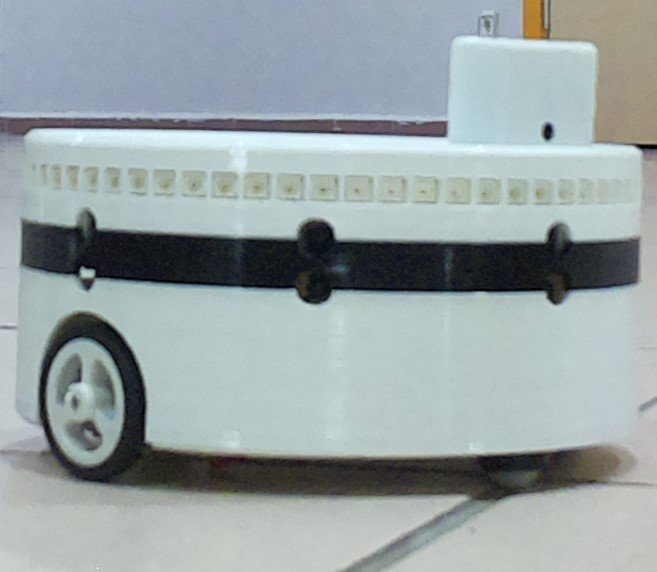
#> input picture Konsol2/input/30.jpg, 657 x 572 px, found by its file name
$ python dikdortgenicinealma.py
#> lines starting #> are read from the running program, lines starting #| are printed output that depends on the picture; after the words box and inside, x2 and y2 are one past the last pixel; in counts of white or black regions, pixels touching at a corner belong together
import cv2
import numpy as np

def are_points_close(point1, point2, threshold=5):
    x1, y1 = point1
    x2, y2 = point2
    return abs(x1 - x2) <= threshold and abs(y1 - y2) <= threshold

def filter_edges_by_orientation(edges, orientation, angle_threshold=10):
    filtered_edges = []

    for edge in edges:
        x1, y1 = edge[0]
        x2, y2 = edge[1]

        # Hesaplanan eğim
        angle = np.arctan2(y2 - y1, x2 - x1) * (180 / np.pi)

        # Eğim aralığı kontrolü
        if orientation == 'horizontal' and abs(angle) < angle_threshold:
            filtered_edges.append(edge)
        elif orientation == 'vertical' and abs(angle - 90) < angle_threshold:
            filtered_edges.append(edge)

    return filtered_edges

# Görüntüyü oku
image_path = r'C:\Users\safak\Desktop\yandan kirpilmis\30.jpg'
image = cv2.imread(image_path)
#> image is the input picture: shape (572, 657, 3); mean B, G, R 164.6, 162.9, 152.2

# Görüntüyü gri tonlamaya çevir
gray_image = cv2.cvtColor(image, cv2.COLOR_BGR2GRAY)
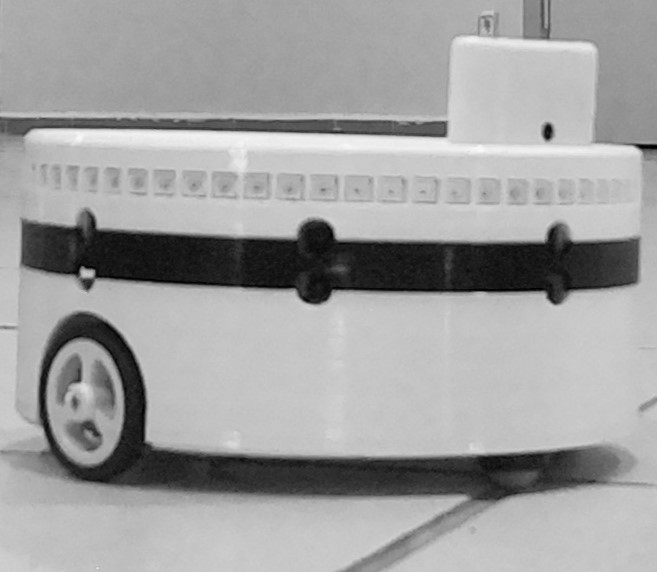
#> gray_image: shape (572, 657); min 0, max 249, mean 159.9

# Gaussian düzeltme için kernel boyutu ve standart sapma ayarları
kernel_size = (5, 5)  # Kernel boyutu, örneğin (5, 5)
sigma = 1.0           # Gaussian dağılımının standart sapması

# Gaussian düzeltme uygula
smoothed_image = cv2.GaussianBlur(gray_image, kernel_size, sigma)

# Canny Edge Detection
edges = cv2.Canny(smoothed_image, 50, 150)  # Eşik değerlerini ihtiyacınıza göre ayarlayın
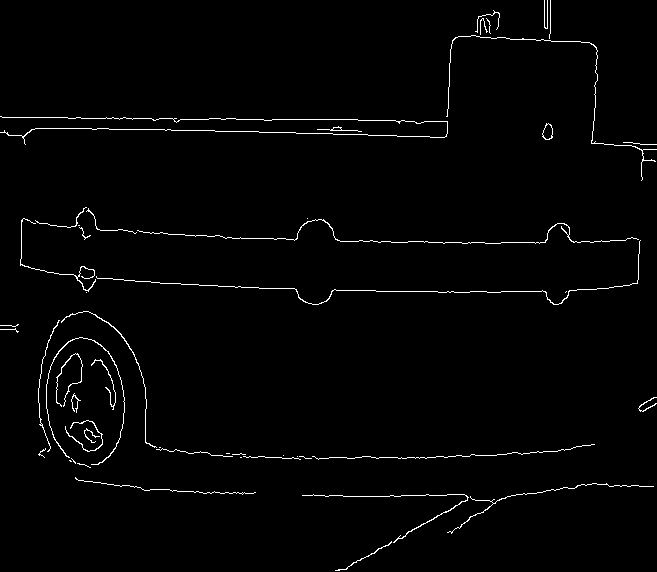
#> edges: shape (572, 657); 1.6% white in thin lines or dots

# Hough dönüşümü için parametre ayarları
rho = 1              # Dönüşüm parametre
theta = np.pi / 180  # Dönüşüm parametre
threshold = 30       # Eşik değeri
min_line_length = 100  # Minimum çizgi uzunluğu
max_line_gap = 5      # Maksimum boşluk

# Hough dönüşümü uygula
lines = cv2.HoughLinesP(edges, rho, theta, threshold, np.array([]), min_line_length, max_line_gap)
#> lines = [[0, 116, 118, 118]]

# Kenarları belirleyen çizgileri saklamak için boş bir liste oluştur
detected_edges = []

# Hough dönüşümü sonuçlarını orijinal görüntü üzerine çiz ve uygun kenarları kaydet
for line in lines:
    x1, y1, x2, y2 = line[0]
    cv2.line(image, (x1, y1), (x2, y2), (0, 255, 0), 2)
    # Kenarları saklama
    detected_edges.append(((x1, y1), (x2, y2)))
#> this loop made 1 pass
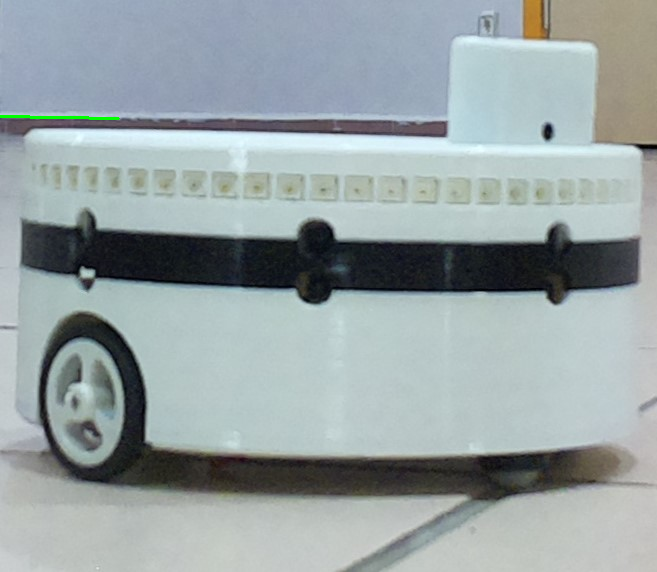
#> image: shape (572, 657, 3); 0.1% of pixels changed, all inside (x1, y1, x2, y2) = (0, 115, 120, 120)
#> after the loop, detected_edges = [((0, 116), (118, 118))]

# Yatay kenarları filtrele
horizontal_edges = filter_edges_by_orientation(detected_edges, 'horizontal', angle_threshold=10)
#> the loop in filter_edges_by_orientation, `for edge in edges:` made 1 pass
#> (x1, y1, x2, y2, angle) on pass 1: (0, 116, 118, 118, 0.971)
#> horizontal_edges = [((0, 116), (118, 118))]

# Dikey kenarları filtrele
vertical_edges = filter_edges_by_orientation(detected_edges, 'vertical', angle_threshold=10)
#> the loop in filter_edges_by_orientation (call 2), `for edge in edges:` made 1 pass
#> vertical_edges = []

# Filtrelenmiş yatay kenarları ve dikey kenarları içeren dikdörtgeni çiz
rect_image = image.copy()

# Filtrelenmiş yatay kenarları içeren dikdörtgen
if horizontal_edges:
    min_x = min(min(p[0][0], p[1][0]) for p in horizontal_edges)
#> min_x = 0
    max_x = max(max(p[0][0], p[1][0]) for p in horizontal_edges)
#> max_x = 118
    min_y = min(min(p[0][1], p[1][1]) for p in horizontal_edges)
#> min_y = 116
    max_y = max(max(p[0][1], p[1][1]) for p in horizontal_edges)
#> max_y = 118
    cv2.rectangle(rect_image, (min_x, min_y), (max_x, max_y), (255, 0, 0), 2)
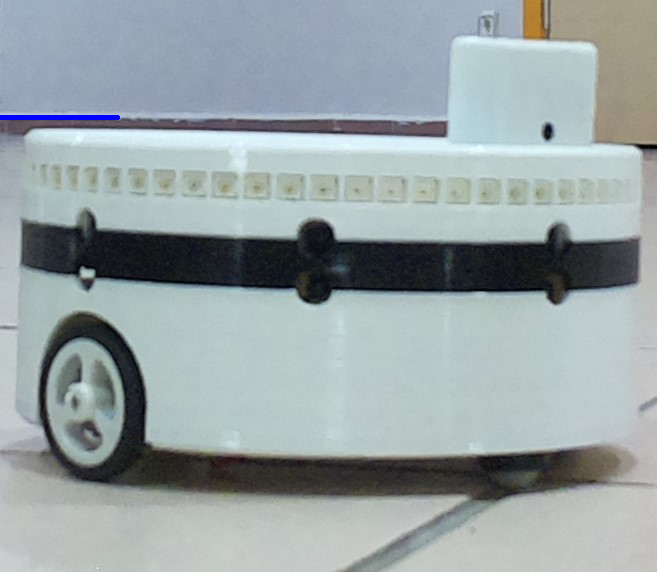
#> rect_image: shape (572, 657, 3); 0.16% of pixels changed, all inside (x1, y1, x2, y2) = (0, 115, 120, 120)

# Filtrelenmiş dikey kenarları içeren dikdörtgen
if vertical_edges:
    min_x = min(min(p[0][0], p[1][0]) for p in vertical_edges)
    max_x = max(max(p[0][0], p[1][0]) for p in vertical_edges)
    min_y = min(min(p[0][1], p[1][1]) for p in vertical_edges)
    max_y = max(max(p[0][1], p[1][1]) for p in vertical_edges)
    cv2.rectangle(rect_image, (min_x, min_y), (max_x, max_y), (0, 0, 255), 2)

# Orijinal, kenarlar, düzeltilmiş ve filtrelenmiş görüntüyü göster
cv2.imshow('Filtered Horizontal and Vertical Edges with Rectangles', rect_image)
cv2.waitKey(0)
cv2.destroyAllWindows()

$ run again, with Konsol2/input/1.jpg copied over Konsol2/input/30.jpg
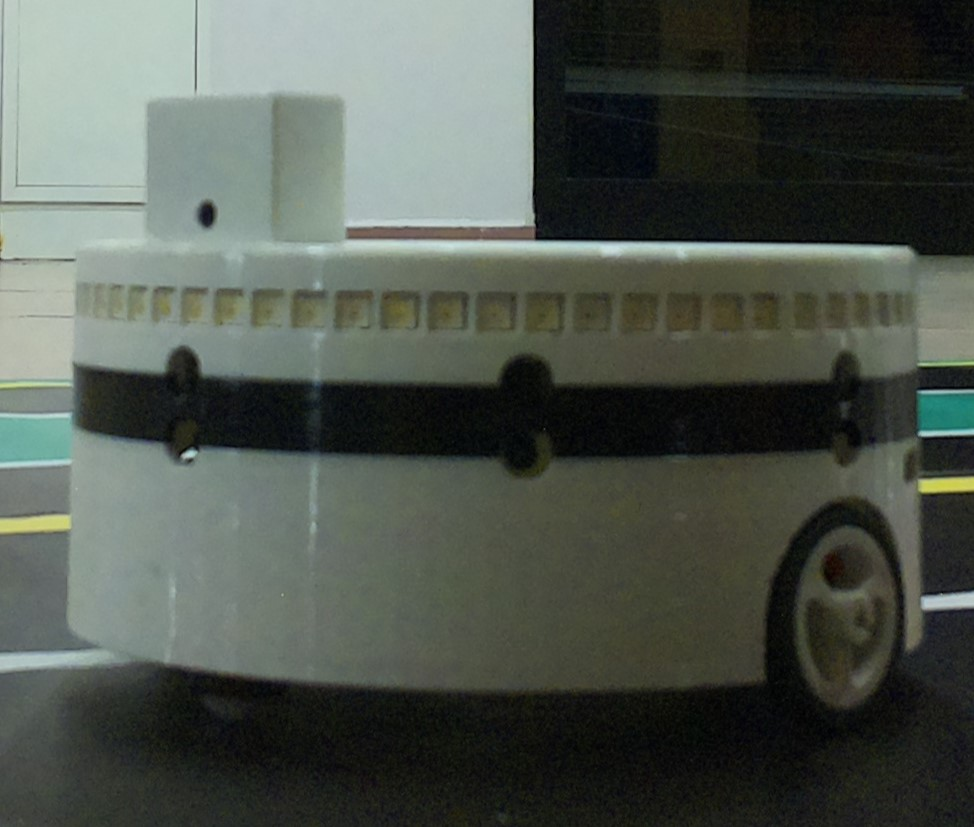
#> input picture Konsol2/input/1.jpg, 974 x 827 px, found by its file name
#> image is the input picture: shape (827, 974, 3); mean B, G, R 78, 85.8, 79.1
#> `edges = cv2.Canny(smoothed_image, 50, 150)`:
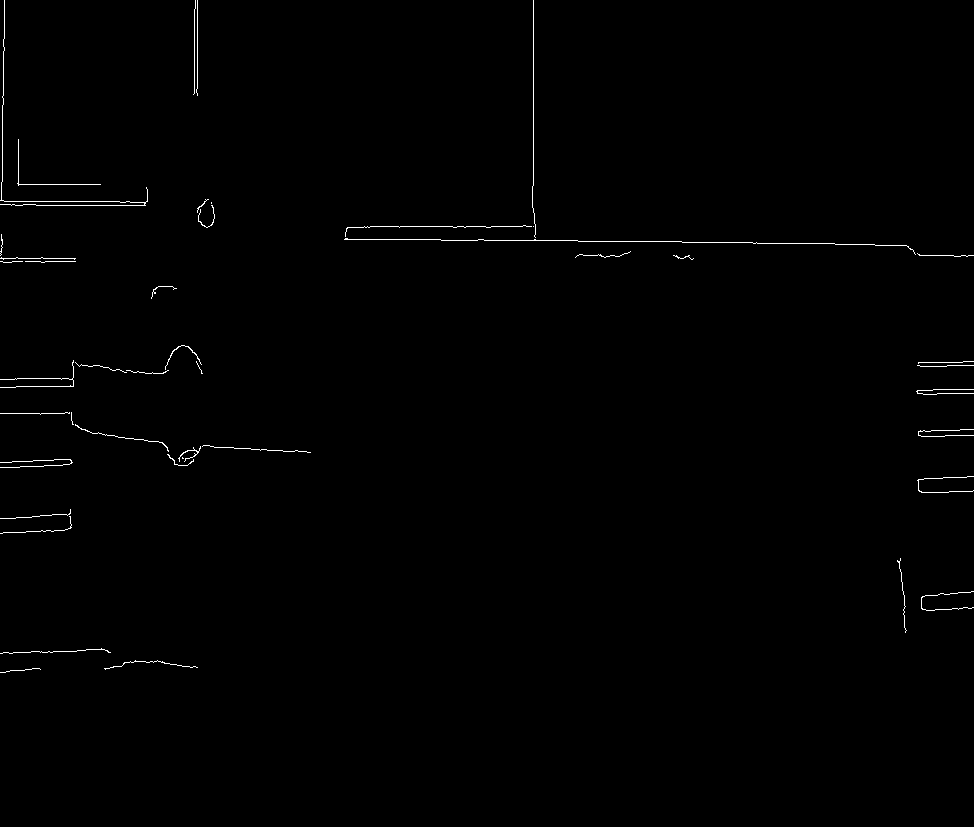
#> edges: shape (827, 974); 0.53% white in thin lines or dots, all inside (x1, y1, x2, y2) = (0, 0, 974, 673)
#> lines = [[703, 242, 816, 243], [533, 185, 533, 0], [364, 226, 535, 226], [578, 241, 681, 241], [4, 201, 119, 201], [36, 205, 145, 205]]
#> the loop `for line in lines:` made 6 passes
#> after the loop `for line in lines:`: detected_edges = [((703, 242), (816, 243)), ((533, 185), (533, 0)), ((364, 226), (535, 226)), ((578, 241), (681, 241)), ((4, 201), (119, 201)), ((36, 205), (145, 205))]
#> the loop in filter_edges_by_orientation, `for edge in edges:` made 6 passes
#> (x1, y1, x2, y2, angle) on passes 1 to 6: (703, 242, 816, 243, 0.507), (533, 185, 533, 0, -90), (364, 226, 535, 226, 0), (578, 241, 681, 241, 0), (4, 201, 119, 201, 0), (36, 205, 145, 205, 0)
#> after the loop in filter_edges_by_orientation, `for edge in edges:`: filtered_edges = [((703, 242), (816, 243)), ((364, 226), (535, 226)), ((578, 241), (681, 241)), ((4, 201), (119, 201)), ((36, 205), (145, 205))]
#> horizontal_edges has the same summary as filtered_edges in filter_edges_by_orientation
#> the loop in filter_edges_by_orientation (call 2), `for edge in edges:` made 6 passes
#> vertical_edges = []
#> min_x = 4
#> max_x = 816
#> min_y = 201
#> max_y = 243
#> `cv2.rectangle(rect_image, (min_x, min_y), (max_x, max_y), (255, 0, 0),..`:
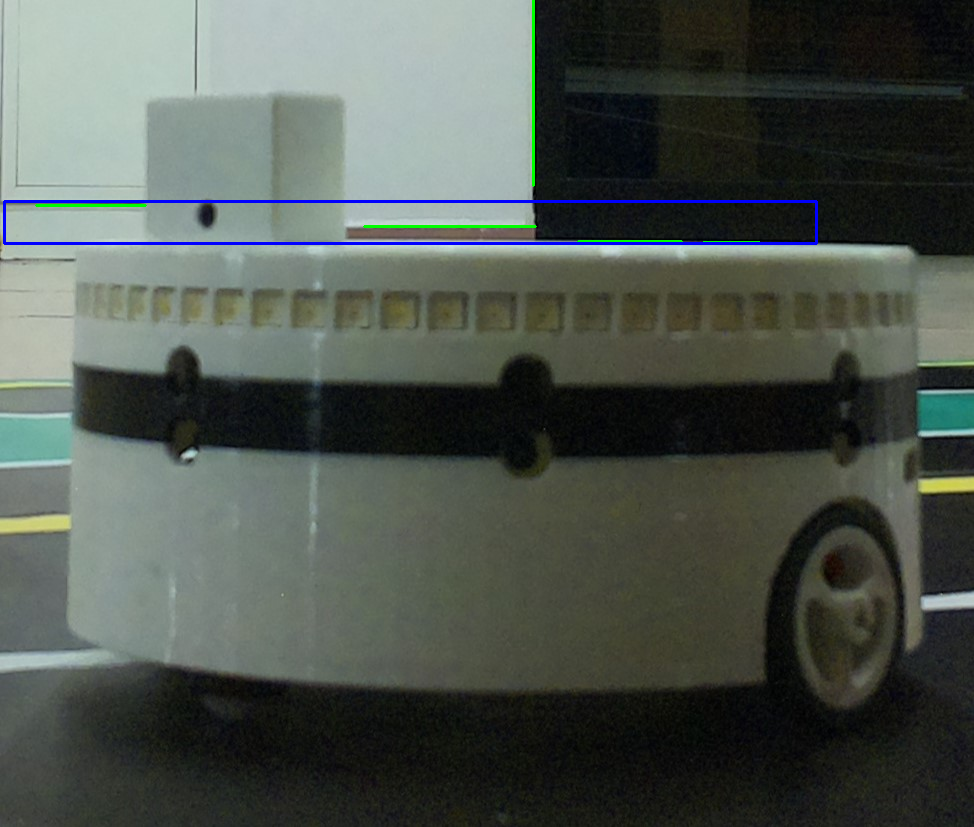
#> rect_image: shape (827, 974, 3); mean B, G, R 78.6, 85.1, 78

$ run again, with Konsol2/input/14.jpg copied over Konsol2/input/30.jpg
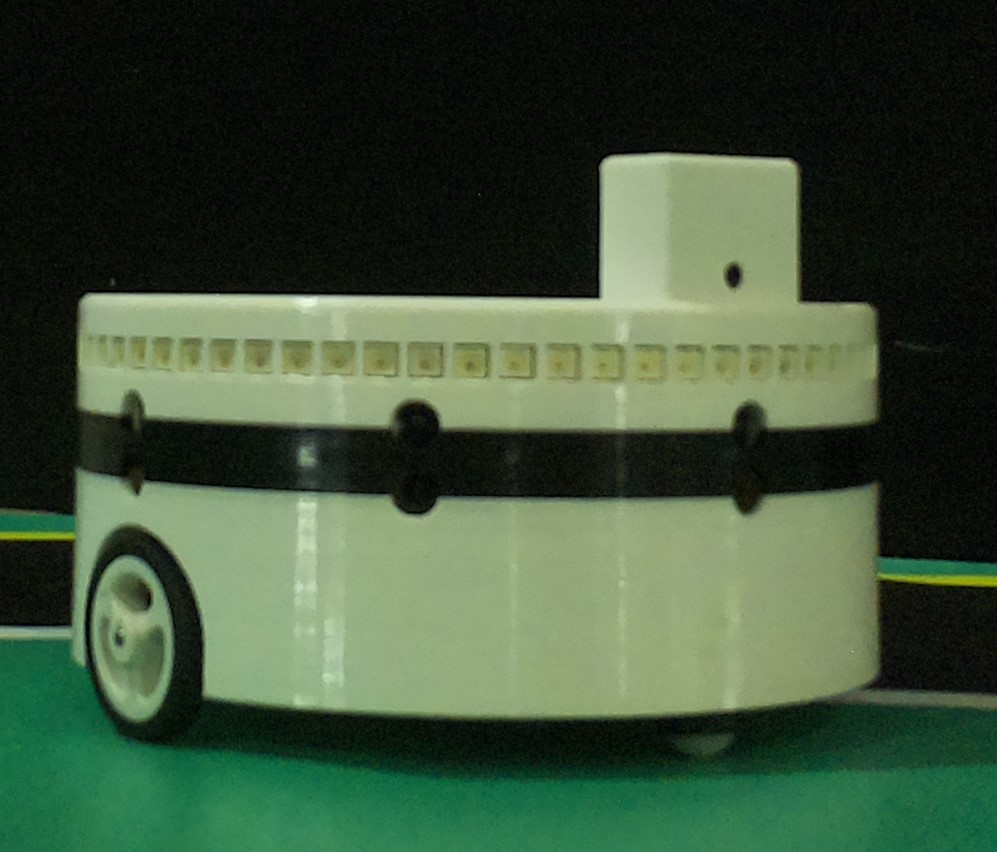
#> input picture Konsol2/input/14.jpg, 997 x 852 px, found by its file name
#> image is the input picture: shape (852, 997, 3); mean B, G, R 56.8, 80.6, 61.1
#> `edges = cv2.Canny(smoothed_image, 50, 150)`:
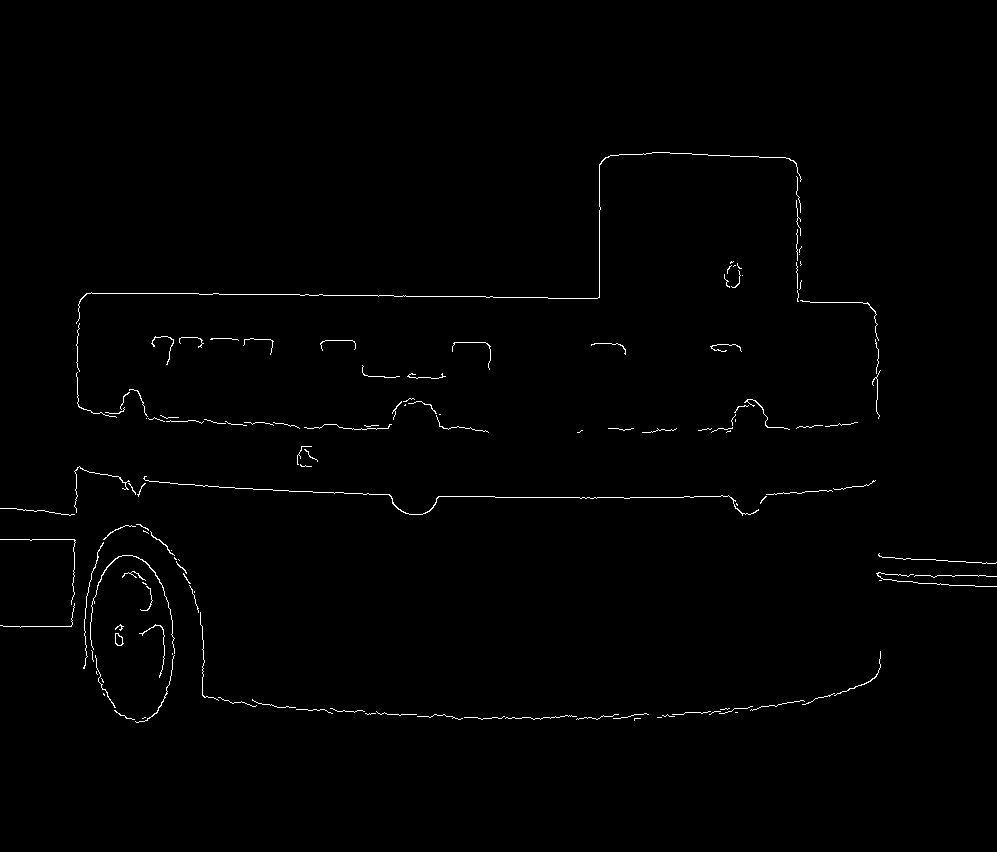
#> edges: shape (852, 997); 0.76% white in thin lines or dots, all inside (x1, y1, x2, y2) = (0, 152, 997, 723)
#> lines = [[495, 497, 623, 497], [599, 297, 599, 164], [159, 482, 264, 489], [86, 293, 198, 293]]
#> the loop `for line in lines:` made 4 passes
#> after the loop `for line in lines:`: detected_edges = [((495, 497), (623, 497)), ((599, 297), (599, 164)), ((159, 482), (264, 489)), ((86, 293), (198, 293))]
#> the loop in filter_edges_by_orientation, `for edge in edges:` made 4 passes
#> (x1, y1, x2, y2, angle) on passes 1 to 4: (495, 497, 623, 497, 0), (599, 297, 599, 164, -90), (159, 482, 264, 489, 3.81), (86, 293, 198, 293, 0)
#> after the loop in filter_edges_by_orientation, `for edge in edges:`: filtered_edges = [((495, 497), (623, 497)), ((159, 482), (264, 489)), ((86, 293), (198, 293))]
#> horizontal_edges has the same summary as filtered_edges in filter_edges_by_orientation
#> the loop in filter_edges_by_orientation (call 2), `for edge in edges:` made 4 passes
#> vertical_edges = []
#> min_x = 86
#> max_x = 623
#> min_y = 293
#> max_y = 497
#> `cv2.rectangle(rect_image, (min_x, min_y), (max_x, max_y), (255, 0, 0),..`:
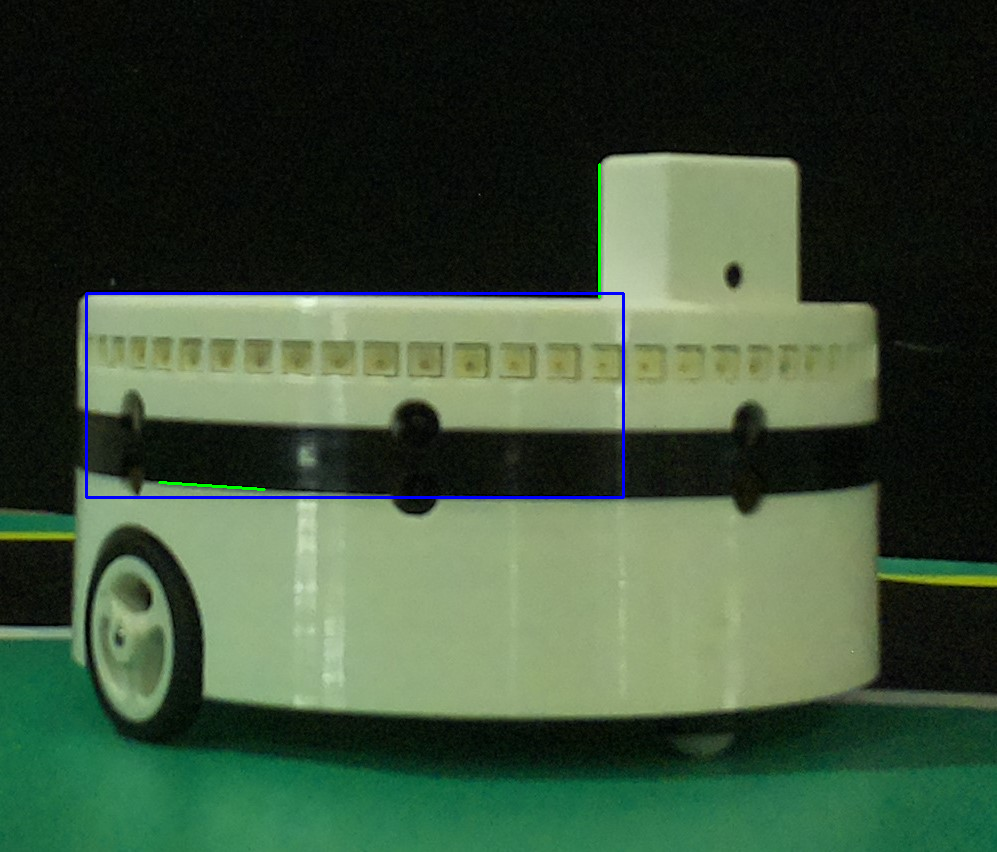
#> rect_image: shape (852, 997, 3); mean B, G, R 57.7, 80.3, 60.6

$ run again, with Konsol2/input/18.jpg copied over Konsol2/input/30.jpg
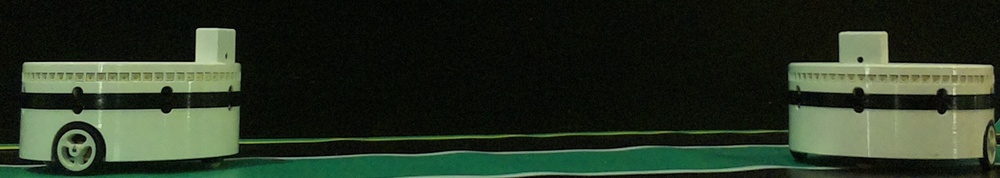
#> input picture Konsol2/input/18.jpg, 1000 x 178 px, shrunk from 1998 x 355 before the run, found by its file name
#> image is the input picture: shape (178, 1000, 3); mean B, G, R 35.1, 51, 39.7
#> `edges = cv2.Canny(smoothed_image, 50, 150)`:
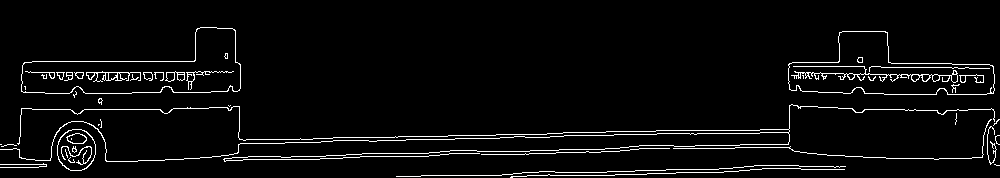
#> edges: shape (178, 1000); 4.1% white in thin lines or dots, all inside (x1, y1, x2, y2) = (0, 27, 1000, 178)
#> lines = [[675, 148, 790, 146], [22, 72, 231, 72], [32, 61, 194, 61]]
#> the loop `for line in lines:` made 3 passes
#> after the loop `for line in lines:`: detected_edges = [((675, 148), (790, 146)), ((22, 72), (231, 72)), ((32, 61), (194, 61))]
#> the loop in filter_edges_by_orientation, `for edge in edges:` made 3 passes
#> (x1, y1, x2, y2, angle) on passes 1 to 3: (675, 148, 790, 146, -0.996), (22, 72, 231, 72, 0), (32, 61, 194, 61, 0)
#> after the loop in filter_edges_by_orientation, `for edge in edges:`: filtered_edges has the same summary as detected_edges outside filter_edges_by_orientation
#> horizontal_edges has the same summary as detected_edges
#> the loop in filter_edges_by_orientation (call 2), `for edge in edges:` made 3 passes
#> vertical_edges = []
#> min_x = 22
#> max_x = 790
#> min_y = 61
#> max_y = 148
#> `cv2.rectangle(rect_image, (min_x, min_y), (max_x, max_y), (255, 0, 0),..`:
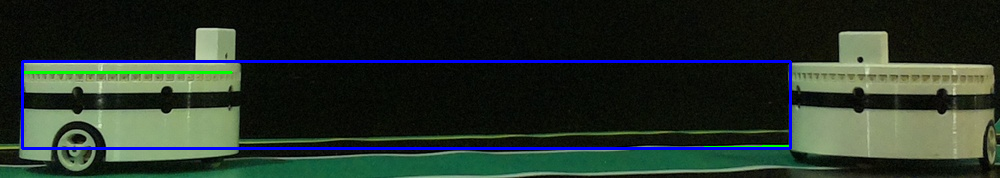
#> rect_image: shape (178, 1000, 3); mean B, G, R 40.8, 49.8, 37.8
